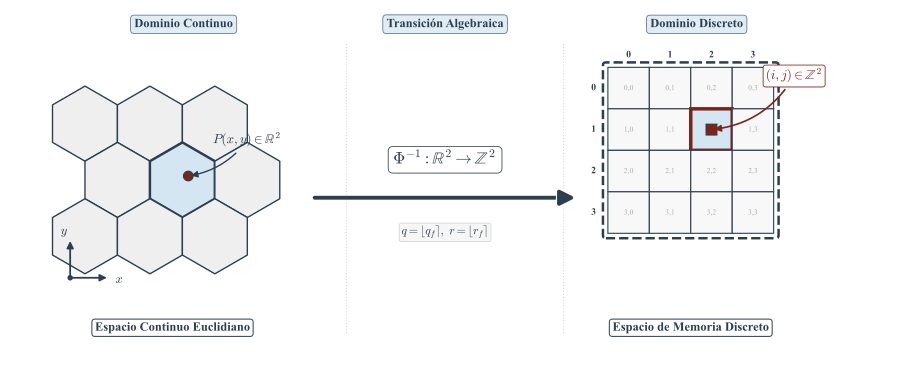

Write the Python code that produced this figure.
#!/usr/bin/env python3
# -*- coding: utf-8 -*-
"""
generar_mapeo_inverso.py
========================
Genera la figura teórica 'fig:mapeo_inverso' para el Capítulo 3 del
Trabajo Terminal "Computabilidad en autómatas celulares complejos".

La figura ilustra el isomorfismo inverso Φ⁻¹ : ℝ² → ℤ² mediante tres
secciones horizontales:
  1. Dominio Continuo (teselación hexagonal con punto P(x,y))
  2. Transición algebraica (flecha con la función de mapeo)
  3. Dominio Discreto (cuadrícula ortogonal con celda destino (i,j))

Salida: report/figures/chapter-03/mapeo_inverso.pdf

Autor: Generado automáticamente para el documento técnico.
"""

import numpy as np
import matplotlib.pyplot as plt
import matplotlib.patches as mpatches
from matplotlib.patches import FancyArrowPatch, FancyBboxPatch
from matplotlib.path import Path
import matplotlib.patheffects as pe
import os

# ============================================================================
# 0. CONFIGURACIÓN GLOBAL DE ESTILO
# ============================================================================

# Paleta académica sobria
COLOR_BG        = "#EFEFEF"
COLOR_DARK      = "#2C3E50"
COLOR_HIGHLIGHT = "#D4E6F1"
COLOR_ACCENT    = "#7B241C"
COLOR_WHITE     = "#FFFFFF"
COLOR_GRID_BG   = "#F8F8F8"

# Tipografía
plt.rcParams.update({
    "font.family":       "serif",
    "font.serif":        ["Times New Roman", "DejaVu Serif"],
    "mathtext.fontset":  "cm",          # Computer Modern para LaTeX math
    "font.size":         10,
    "axes.unicode_minus": False,
    "text.usetex":       False,         # No requiere instalación de LaTeX
    "pdf.fonttype":      42,            # TrueType para compatibilidad
})


# ============================================================================
# 1. FUNCIONES AUXILIARES DE GEOMETRÍA
# ============================================================================

def hexagon_vertices(cx, cy, R, orientation="pointy"):
    """
    Calcula los 6 vértices de un hexágono regular.
    
    Parámetros
    ----------
    cx, cy : float
        Centro del hexágono.
    R : float
        Circunradio.
    orientation : str
        'pointy' para punta superior (pointy-top).
    
    Retorna
    -------
    verts : ndarray (6, 2)
        Coordenadas de los vértices en orden antihorario.
    """
    if orientation == "pointy":
        angles = [np.pi / 6 + k * np.pi / 3 for k in range(6)]
    else:
        angles = [k * np.pi / 3 for k in range(6)]
    verts = np.array([(cx + R * np.cos(a), cy + R * np.sin(a)) for a in angles])
    return verts


def draw_hexagon(ax, cx, cy, R, facecolor="none", edgecolor=COLOR_DARK,
                 linewidth=1.2, zorder=2, orientation="pointy"):
    """Dibuja un hexágono regular como un Polygon patch."""
    verts = hexagon_vertices(cx, cy, R, orientation)
    hex_patch = mpatches.Polygon(
        verts, closed=True,
        facecolor=facecolor, edgecolor=edgecolor,
        linewidth=linewidth, zorder=zorder,
        joinstyle="round"
    )
    ax.add_patch(hex_patch)
    return hex_patch


def hex_center_oddr(col, row, R):
    """
    Calcula el centro (x, y) de un hexágono en coordenadas offset odd-r.
    Hexágonos pointy-top con filas desplazadas.
    """
    sqrt3 = np.sqrt(3)
    x = (col + 0.5 * (row % 2)) * sqrt3 * R
    y = row * 1.5 * R
    return x, y


# ============================================================================
# 2. SECCIÓN IZQUIERDA: DOMINIO CONTINUO (TESELACIÓN HEXAGONAL)
# ============================================================================

def draw_continuous_domain(ax, origin_x, origin_y):
    """
    Dibuja un parche de teselación hexagonal 3×3 con el hexágono central
    resaltado, un punto P(x,y) y ejes locales de referencia.
    """
    R = 0.38   # Circunradio de cada hexágono
    rows, cols = 3, 3

    # --- Dibujar todos los hexágonos ---
    centers = []
    for row in range(rows):
        for col in range(cols):
            lx, ly = hex_center_oddr(col, row, R)
            cx = origin_x + lx
            cy = origin_y - ly  # Invertir eje Y para visual natural

            is_center = (row == 1 and col == 1)
            fc = COLOR_HIGHLIGHT if is_center else COLOR_BG
            lw = 1.8 if is_center else 1.0

            draw_hexagon(ax, cx, cy, R, facecolor=fc, linewidth=lw)
            centers.append((cx, cy, is_center))

    # --- Punto P(x,y) dentro del hexágono central ---
    center_hex = [(cx, cy) for cx, cy, ic in centers if ic][0]
    px = center_hex[0] + 0.06
    py = center_hex[1] + 0.04

    # Punto con efecto de sombra
    ax.plot(px, py, 'o', color=COLOR_ACCENT, markersize=7, zorder=10,
            markeredgecolor=COLOR_DARK, markeredgewidth=0.8)

    # Etiqueta del punto
    ax.annotate(
        r"$P(x,y) \in \mathbb{R}^2$",
        xy=(px, py),
        xytext=(px + 0.25, py + 0.32),
        fontsize=9.5,
        color=COLOR_DARK,
        fontweight="bold",
        arrowprops=dict(
            arrowstyle="-|>",
            color=COLOR_DARK,
            lw=1.0,
            connectionstyle="arc3,rad=-0.2"
        ),
        zorder=12
    )

    # --- Ejes locales de referencia (X, Y) ---
    ax_origin_x = origin_x - 0.15
    ax_origin_y = origin_y - rows * 1.5 * R + 0.15
    arrow_len = 0.40

    # Eje X
    ax.annotate(
        "", xy=(ax_origin_x + arrow_len, ax_origin_y),
        xytext=(ax_origin_x, ax_origin_y),
        arrowprops=dict(arrowstyle="-|>", color=COLOR_DARK, lw=1.3),
        zorder=8
    )
    ax.text(ax_origin_x + arrow_len + 0.06, ax_origin_y - 0.02,
            r"$x$", fontsize=9, color=COLOR_DARK, va="center")

    # Eje Y
    ax.annotate(
        "", xy=(ax_origin_x, ax_origin_y + arrow_len),
        xytext=(ax_origin_x, ax_origin_y),
        arrowprops=dict(arrowstyle="-|>", color=COLOR_DARK, lw=1.3),
        zorder=8
    )
    ax.text(ax_origin_x - 0.06, ax_origin_y + arrow_len + 0.04,
            r"$y$", fontsize=9, color=COLOR_DARK, ha="center")

    # Punto de origen de ejes
    ax.plot(ax_origin_x, ax_origin_y, 'o', color=COLOR_DARK,
            markersize=3, zorder=9)

    # --- Etiqueta inferior del dominio ---
    label_y = origin_y - rows * 1.5 * R - 0.30
    label_x = origin_x + cols * np.sqrt(3) * R / 2 - 0.10
    ax.text(
        label_x, label_y,
        "Espacio Continuo Euclidiano",
        fontsize=9, fontweight="bold", color=COLOR_DARK,
        ha="center", va="top",
        bbox=dict(boxstyle="round,pad=0.25", facecolor=COLOR_WHITE,
                  edgecolor=COLOR_DARK, linewidth=0.8, alpha=0.9)
    )

    return center_hex


# ============================================================================
# 3. SECCIÓN CENTRAL: TRANSICIÓN ALGEBRAICA (FLECHA DE MAPEO)
# ============================================================================

def draw_transition_arrow(ax, x_start, x_end, y_center):
    """
    Dibuja una flecha elegante de transición con las etiquetas matemáticas
    del isomorfismo inverso Φ⁻¹.
    """
    # --- Flecha principal (gruesa, elegante) ---
    arrow = FancyArrowPatch(
        (x_start, y_center), (x_end, y_center),
        arrowstyle="-|>",
        mutation_scale=22,
        color=COLOR_DARK,
        linewidth=2.8,
        connectionstyle="arc3,rad=0",
        zorder=5,
        path_effects=[
            pe.Stroke(linewidth=4.5, foreground=COLOR_WHITE),
            pe.Normal()
        ]
    )
    ax.add_patch(arrow)

    # --- Etiqueta superior: función de mapeo ---
    mid_x = (x_start + x_end) / 2
    ax.text(
        mid_x, y_center + 0.30,
        r"$\Phi^{-1} : \mathbb{R}^2 \to \mathbb{Z}^2$",
        fontsize=12, fontweight="bold", color=COLOR_DARK,
        ha="center", va="bottom",
        bbox=dict(boxstyle="round,pad=0.3", facecolor=COLOR_WHITE,
                  edgecolor=COLOR_DARK, linewidth=0.6, alpha=0.95)
    )

    # --- Etiqueta inferior: fórmula indicativa ---
    ax.text(
        mid_x, y_center - 0.28,
        r"$q = \lfloor q_f \rceil,\ r = \lfloor r_f \rceil$",
        fontsize=8.5, color=COLOR_DARK, style="italic",
        ha="center", va="top",
        bbox=dict(boxstyle="round,pad=0.2", facecolor="#F5F5F5",
                  edgecolor="#CCCCCC", linewidth=0.5, alpha=0.9)
    )


# ============================================================================
# 4. SECCIÓN DERECHA: DOMINIO DISCRETO (CUADRÍCULA DE MEMORIA)
# ============================================================================

def draw_discrete_domain(ax, origin_x, origin_y):
    """
    Dibuja una cuadrícula ortogonal 4×4 que representa el arreglo de memoria,
    con una celda específica resaltada como destino del mapeo.
    """
    n_rows, n_cols = 4, 4
    cell_size = 0.42

    # --- Dibujar la cuadrícula ---
    for row in range(n_rows):
        for col in range(n_cols):
            x = origin_x + col * cell_size
            y = origin_y - row * cell_size

            # Celda destino resaltada: posición (1, 2) en la cuadrícula
            is_target = (row == 1 and col == 2)

            if is_target:
                fc = COLOR_HIGHLIGHT
                ec = COLOR_ACCENT
                lw = 2.5
            else:
                fc = COLOR_GRID_BG
                ec = COLOR_DARK
                lw = 0.8

            rect = FancyBboxPatch(
                (x, y), cell_size, cell_size,
                boxstyle="square,pad=0",
                facecolor=fc, edgecolor=ec,
                linewidth=lw, zorder=3
            )
            ax.add_patch(rect)

            # Texto de índice tenue en cada celda (opcional para densidad visual)
            if not is_target:
                ax.text(
                    x + cell_size / 2, y + cell_size / 2,
                    f"{row},{col}",
                    fontsize=5.5, color="#AAAAAA",
                    ha="center", va="center", zorder=4
                )

    # --- Etiqueta de la celda destino ---
    target_x = origin_x + 2 * cell_size + cell_size / 2
    target_y = origin_y - 1 * cell_size + cell_size / 2

    ax.annotate(
        r"$(i,j) \in \mathbb{Z}^2$",
        xy=(target_x, target_y),
        xytext=(target_x + 0.55, target_y + 0.50),
        fontsize=9.5,
        fontweight="bold",
        color=COLOR_ACCENT,
        arrowprops=dict(
            arrowstyle="-|>",
            color=COLOR_ACCENT,
            lw=1.2,
            connectionstyle="arc3,rad=-0.25"
        ),
        zorder=12,
        bbox=dict(boxstyle="round,pad=0.2", facecolor=COLOR_WHITE,
                  edgecolor=COLOR_ACCENT, linewidth=0.6)
    )

    # --- Marca visual dentro de la celda destino ---
    ax.plot(target_x, target_y, 's', color=COLOR_ACCENT,
            markersize=8, zorder=10, markeredgecolor=COLOR_DARK,
            markeredgewidth=0.6)

    # --- Etiquetas de filas y columnas ---
    for col in range(n_cols):
        ax.text(
            origin_x + col * cell_size + cell_size / 2,
            origin_y + cell_size + 0.08,
            f"{col}",
            fontsize=7, color=COLOR_DARK,
            ha="center", va="bottom", fontweight="bold"
        )
    for row in range(n_rows):
        ax.text(
            origin_x - 0.12,
            origin_y - row * cell_size + cell_size / 2,
            f"{row}",
            fontsize=7, color=COLOR_DARK,
            ha="right", va="center", fontweight="bold"
        )

    # --- Etiqueta inferior del dominio ---
    label_x = origin_x + n_cols * cell_size / 2
    label_y = origin_y - n_rows * cell_size - 0.18
    ax.text(
        label_x, label_y - .3,
        "Espacio de Memoria Discreto",
        fontsize=9, fontweight="bold", color=COLOR_DARK,
        ha="center", va="top",
        bbox=dict(boxstyle="round,pad=0.25", facecolor=COLOR_WHITE,
                  edgecolor=COLOR_DARK, linewidth=0.8, alpha=0.9)
    )

    # --- Borde exterior del arreglo (marco de memoria) ---
    outer_rect = FancyBboxPatch(
        (origin_x - 0.02, origin_y - (n_rows - 1) * cell_size - 0.02),
        n_cols * cell_size + 0.04,
        n_rows * cell_size + 0.04,
        boxstyle="round,pad=0.03",
        facecolor="none", edgecolor=COLOR_DARK,
        linewidth=1.8, zorder=2, linestyle="--"
    )
    ax.add_patch(outer_rect)

    return target_x, target_y


# ============================================================================
# 5. COMPOSICIÓN PRINCIPAL
# ============================================================================

def main():
    """Genera y guarda la figura completa del mapeo inverso."""

    # --- Crear la figura ---
    fig, ax = plt.subplots(1, 1, figsize=(12, 4.5))
    fig.patch.set_facecolor(COLOR_WHITE)
    ax.set_facecolor(COLOR_WHITE)
    ax.set_aspect("equal")
    ax.axis("off")

    # ---- Coordenadas de layout ----
    # Sección izquierda: dominio continuo
    hex_origin_x = 0.2
    hex_origin_y = 1.8

    # Sección derecha: dominio discreto
    grid_origin_x = 5.5
    grid_origin_y = 1.95

    # --- 1. Dibujar dominio continuo ---
    center_hex = draw_continuous_domain(ax, hex_origin_x, hex_origin_y)

    # --- 2. Dibujar dominio discreto ---
    target_pos = draw_discrete_domain(ax, grid_origin_x, grid_origin_y)

    # --- 3. Dibujar flecha de transición ---
    arrow_start_x = 2.5
    arrow_end_x = 5.2
    arrow_y = 1.05
    draw_transition_arrow(ax, arrow_start_x, arrow_end_x, arrow_y)

    # --- Títulos de sección (encabezados superiores) ---
    header_y = 2.55
    header_style = dict(
        fontsize=9, color=COLOR_DARK, ha="center", va="bottom",
        fontweight="bold",
        bbox=dict(boxstyle="round,pad=0.3", facecolor=COLOR_HIGHLIGHT,
                  edgecolor=COLOR_DARK, linewidth=0.6, alpha=0.7)
    )

    ax.text(1.2, header_y + .2, "Dominio Continuo", **header_style)
    ax.text(3.85, header_y + .2, "Transición Algebraica", **header_style)
    ax.text(6.4, header_y + .2, "Dominio Discreto", **header_style)

    # --- Líneas separadoras verticales sutiles ---
    for sep_x in [2.85, 5.05]:
        ax.axvline(
            x=sep_x, ymin=0.08, ymax=0.92,
            color="#D5D8DC", linewidth=0.8, linestyle=":",
            zorder=1
        )

    # --- Ajustar límites ---
    ax.set_xlim(-0.5, 8.5)
    ax.set_ylim(-0.6, 2.9)

    # --- Guardar ---
    output_path = "mapeo_inverso.pdf"

    fig.savefig(
        output_path,
        format="pdf",
        bbox_inches="tight",
        dpi=300,
        pad_inches=0.15,
        facecolor=COLOR_WHITE
    )
    print(f"✓ Figura guardada exitosamente en:\n  {output_path}")

    plt.close(fig)


if __name__ == "__main__":
    main()
